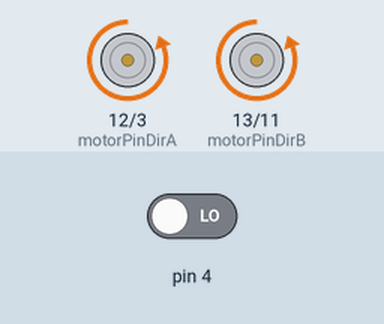
Bench run of a sketch on a simulated Arduino Uno, built with avr-gcc and run on an emulated ATmega328P. Shown: direction and speed pins drawn as motors (green arrow = direction pin HIGH = forward, orange = LOW = backward, longer = more drive). The test bench sets the inputs (shaded band); at power-on: pin 4 LOW.

Above: at 0.05 s.
At 0.15 s:
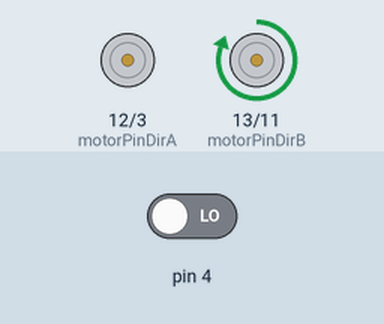
Timing chart, 0 to 3.0 s (numbered marks = the images above):
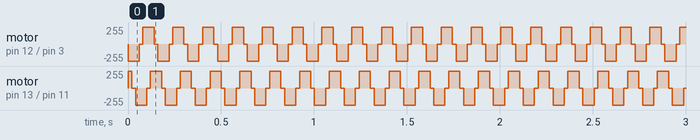

The sketch:

Stepper_with_Motor_shield_half_step_with_direction.ino
```cpp
int motorPinDirA = 12;
int motorPinDirB = 13;
int motorPinPwmA = 3;
int motorPinPwmB = 11;
int delayTime = 20;
int dir=1;
int nStep=0;
int vel;
boolean PwmA[8] = {1,1,1,0,1,1,1,0};
boolean PwmB[8] = {1,0,1,1,1,0,1,1};
boolean DirA[8] = {1,1,1,1,0,0,0,0};
boolean DirB[8] = {1,1,0,0,0,0,1,1};

int n[8]={0,1,2,3,4,5,6,7};


void setup() {
  pinMode(motorPinDirA, OUTPUT);
  pinMode(motorPinDirB, OUTPUT);
  pinMode(motorPinPwmA, OUTPUT);
  pinMode(motorPinPwmB, OUTPUT);
  Serial.begin(9600);
}

void step(int dir){
  if (dir==1){
    nStep=(nStep+1)%8;
    digitalWrite(motorPinDirA, DirA[nStep]);
    digitalWrite(motorPinDirB, DirB[nStep]);
    digitalWrite(motorPinPwmA, PwmA[nStep]);
    digitalWrite(motorPinPwmB, PwmB[nStep]);
  }else{
    nStep=(nStep+1)%8;
    digitalWrite(motorPinDirA, DirA[7-nStep]);
    digitalWrite(motorPinDirB, DirB[7-nStep]);
    digitalWrite(motorPinPwmA, PwmA[7-nStep]);
    digitalWrite(motorPinPwmB, PwmB[7-nStep]);
  }

  //delay(delayTime);

}

void loop() {

vel=digitalRead(4);
step(vel);
delay(delayTime);

}
```

Measured:
- by itself, motor on pin 12 (motorPinDirA) / pin 3 (motorPinPwmA): repeats every 0.16 s: stopped 0.02 s, forward 255/255 0.06 s, stopped 0.02 s, backward 255/255 0.06 s
- by itself, motor on pin 13 (motorPinDirB) / pin 11 (motorPinPwmB): repeats every 0.16 s: stopped 0.02 s, backward 255/255 0.06 s, stopped 0.02 s, forward 255/255 0.06 s
